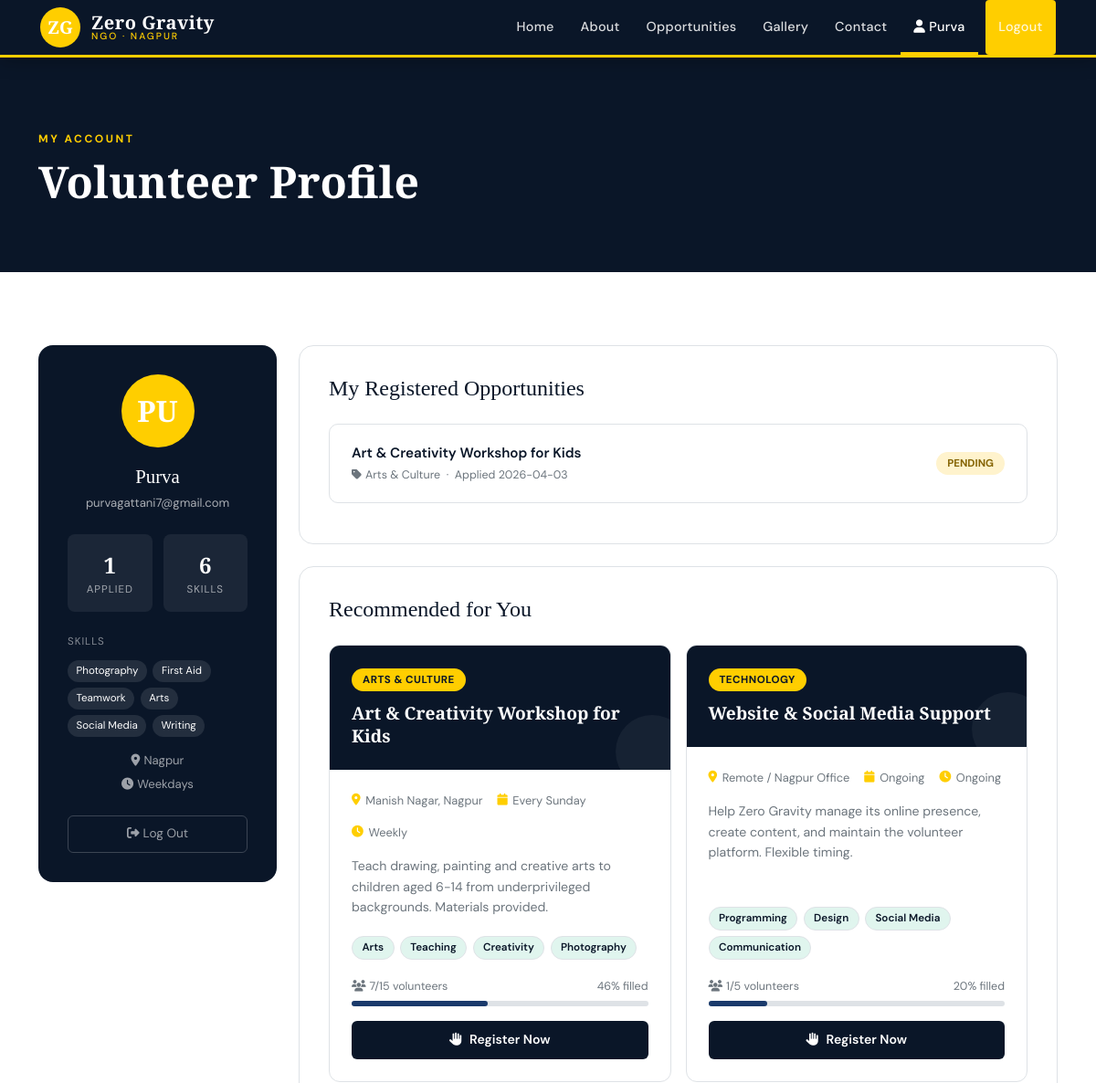
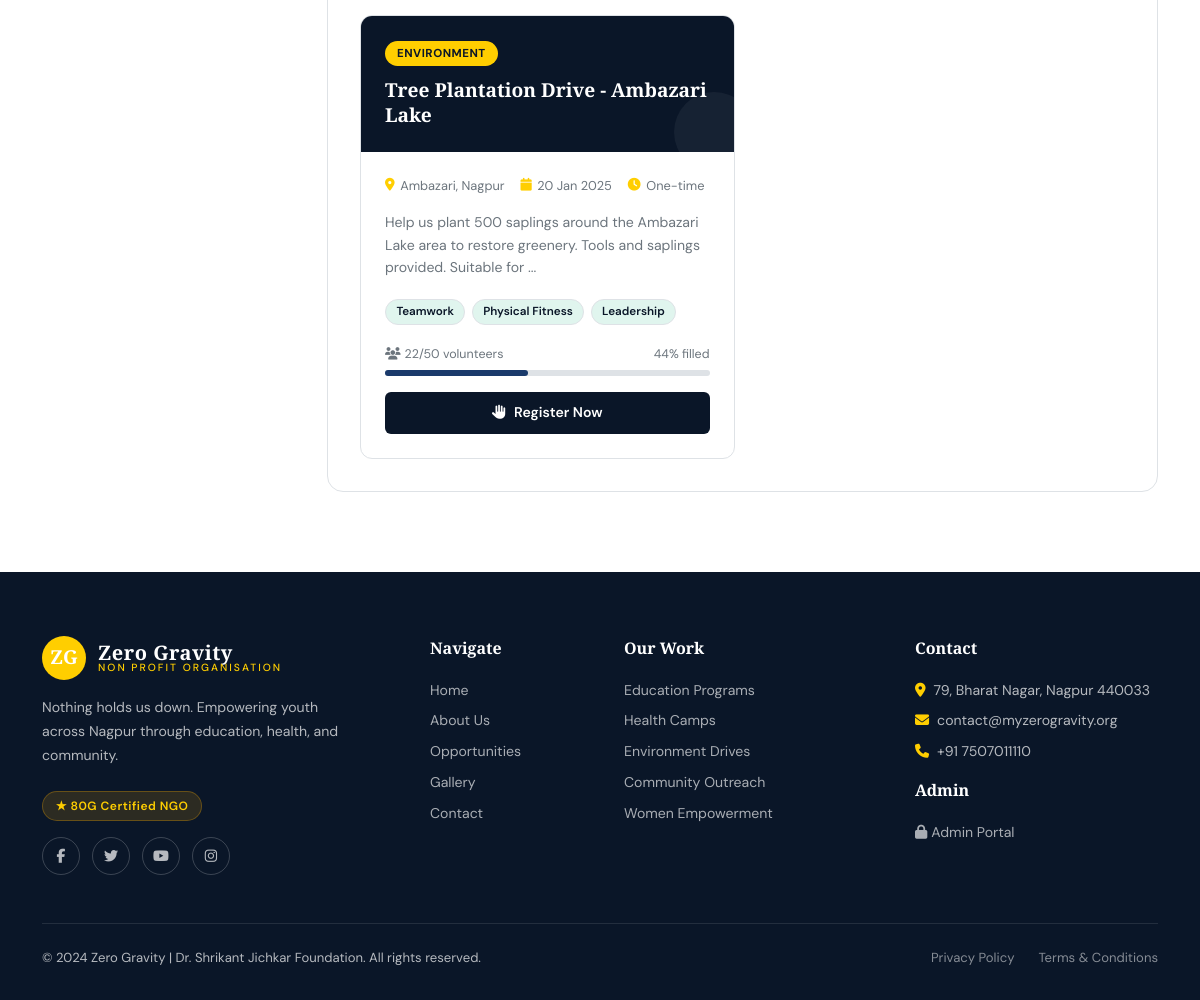
The page /profile (signed in) on the database its author committed (2 pictures, top to bottom).
### tables this page shows
CREATE TABLE volunteers (
        id INTEGER PRIMARY KEY AUTOINCREMENT,
        name TEXT NOT NULL,
        email TEXT UNIQUE NOT NULL,
        phone TEXT,
        city TEXT DEFAULT 'Nagpur',
        age_group TEXT,
        availability TEXT,
        skills TEXT,
        interests TEXT,
        bio TEXT,
        join_date TEXT DEFAULT CURRENT_DATE
    , password TEXT NOT NULL DEFAULT '', reset_code TEXT, reset_expiry REAL);

CREATE TABLE applications (
        id INTEGER PRIMARY KEY AUTOINCREMENT,
        volunteer_id INTEGER,
        opportunity_id INTEGER,
        volunteer_name TEXT,
        volunteer_email TEXT,
        opp_title TEXT,
        opp_category TEXT,
        reason TEXT,
        experience TEXT,
        status TEXT DEFAULT 'pending',
        applied_date TEXT DEFAULT CURRENT_DATE,
        FOREIGN KEY(volunteer_id) REFERENCES volunteers(id),
        FOREIGN KEY(opportunity_id) REFERENCES opportunities(id)
    );

CREATE TABLE opportunities (
        id INTEGER PRIMARY KEY AUTOINCREMENT,
        title TEXT NOT NULL,
        category TEXT NOT NULL,
        location TEXT,
        schedule TEXT,
        duration TEXT,
        slots INTEGER DEFAULT 10,
        registered INTEGER DEFAULT 0,
        skills_required TEXT,
        description TEXT,
        contact_person TEXT,
        posted_date TEXT DEFAULT CURRENT_DATE,
        is_active INTEGER DEFAULT 1
    );

### app.py (the view)
@app.route('/profile')
@login_required
def profile():
    db = get_db()
    vol = db.execute('SELECT * FROM volunteers WHERE id=?', (session['volunteer_id'],)).fetchone()
    my_apps = db.execute('''SELECT a.*, o.location, o.schedule
        FROM applications a JOIN opportunities o ON a.opportunity_id=o.id
        WHERE a.volunteer_id=?''', (session['volunteer_id'],)).fetchall()
    user_skills = [s.strip() for s in (vol['skills'] or '').split(',') if s.strip()]
    all_opps = db.execute('SELECT * FROM opportunities WHERE is_active=1').fetchall()
    recommended = []
    for o in all_opps:
        opp_skills = set(s.strip() for s in (o['skills_required'] or '').split(','))
        if any(s in opp_skills for s in user_skills):
            recommended.append(o)
    recommended = recommended[:3]
    db.close()
    return render_template('profile.html',
        vol=vol, my_apps=my_apps, recommended=recommended,
        current_user=session.get('volunteer_name'))

### app.py (called while the page is built)
def get_db():
    conn = sqlite3.connect(DATABASE)
    conn.row_factory = sqlite3.Row
    return conn

def login_required(f):
    @wraps(f)
    def decorated(*args, **kwargs):
        if 'volunteer_id' not in session:
            flash('Please log in to continue.', 'warning')
            return redirect(url_for('login'))
        return f(*args, **kwargs)
    return decorated

### templates/profile.html (shortened to what this page needs)
{% extends "base.html" %}
{% block content %}
<div style="background:var(--zg-deep);padding:5rem 0 3rem;"><div class="container">
  <div class="section-label" style="color:var(--zg-gold);">My Account</div>
  <h1 class="hero-title" style="font-size:clamp(2rem,5vw,3rem);">Volunteer Profile</h1>
</div></div>
<section class="section"><div class="container"><div class="row g-4">
  <div class="col-lg-3">
    <div class="profile-sidebar">
      <div class="profile-avatar">{{ vol['name'][:2].upper() }}</div>
      <div class="profile-name">{{ vol['name'] }}</div>
      <div class="profile-email">{{ vol['email'] }}</div>
      <div style="display:grid;grid-template-columns:1fr 1fr;gap:0.75rem;margin-top:1.5rem;">
        <div class="profile-stat">
          <div class="profile-stat-num">{{ my_apps|length }}</div>
          <div class="profile-stat-label">Applied</div>
        </div>
        <div class="profile-stat">
          <div class="profile-stat-num">{{ vol['skills'].split(',')|length if vol['skills'] else 0 }}</div>
          <div class="profile-stat-label">Skills</div>
        </div>
      </div>
      {% if vol['skills'] %}
      <div style="margin-top:1.5rem;text-align:left;">
        <div style="font-size:0.72rem;opacity:0.5;text-transform:uppercase;letter-spacing:1px;margin-bottom:0.75rem;">Skills</div>
        <div style="display:flex;flex-wrap:wrap;gap:0.4rem;">
          {% for s in vol['skills'].split(',') %}
          <span style="background:rgba(255,255,255,0.1);color:#fff;padding:0.2rem 0.6rem;border-radius:100px;font-size:0.72rem;">{{ s.strip() }}</span>
          {% endfor %}
        </div>
      </div>
      {% endif %}
      {% if vol['city'] %}<div style="margin-top:1rem;font-size:0.82rem;opacity:0.6;"><i class="fas fa-map-marker-alt me-1"></i>{{ vol['city'] }}</div>{% endif %}
      {% if vol['availability'] %}<div style="font-size:0.82rem;opacity:0.6;margin-top:0.4rem;"><i class="fas fa-clock me-1"></i>{{ vol['availability'] }}</div>{% endif %}
      <a href="{{ url_for('logout') }}" style="display:block;width:100%;margin-top:1.5rem;background:transparent;border:1px solid rgba(255,255,255,0.2);color:rgba(255,255,255,0.6);padding:0.6rem;border-radius:6px;text-align:center;text-decoration:none;font-size:0.85rem;transition:all 0.2s;">
        <i class="fas fa-sign-out-alt me-1"></i>Log Out
      </a>
    </div>
  </div>
  <div class="col-lg-9">
    <div style="background:#fff;border:1px solid var(--zg-border);border-radius:16px;padding:2rem;margin-bottom:1.5rem;">
      <h4 style="font-family:var(--ff-head);margin-bottom:1.5rem;">My Registered Opportunities</h4>
      {% if my_apps %}
      {% for app in my_apps %}
      <div style="background:#fff;border:1px solid var(--zg-border);border-radius:10px;padding:1.25rem 1.5rem;display:flex;justify-content:space-between;align-items:center;margin-bottom:0.75rem;">
        <div>
          <div style="font-weight:600;font-size:0.95rem;margin-bottom:0.25rem;">{{ app['opp_title'] }}</div>
          <div style="font-size:0.78rem;color:var(--zg-gray);"><i class="fas fa-tag me-1"></i>{{ app['opp_category'] }} &nbsp;·&nbsp; Applied {{ app['applied_date'] }}</div>
        </div>
        <span style="padding:0.25rem 0.75rem;border-radius:100px;font-size:0.72rem;font-weight:700;text-transform:uppercase;
          background:{% if app['status']=='approved' %}#d4edda{% elif app['status']=='rejected' %}#f8d7da{% else %}#fff3cd{% endif %};
          color:{% if app['status']=='approved' %}#155724{% elif app['status']=='rejected' %}#721c24{% else %}#856404{% endif %};">
          {{ app['status'] }}
        </span>
      </div>
      {% endfor %}
      {% endif %}
    </div>
    {% if recommended %}
    <div style="background:#fff;border:1px solid var(--zg-border);border-radius:16px;padding:2rem;">
      <h4 style="font-family:var(--ff-head);margin-bottom:1.5rem;">Recommended for You</h4>
      <div class="row g-3">
        {% for opp in recommended %}
        <div class="col-md-6">{% include 'partials/opp_card.html' %}</div>
        {% endfor %}
      </div>
    </div>
    {% endif %}
  </div>
</div></div></section>
{% endblock %}

### templates/partials/opp_card.html
<div class="opp-card">
  <div class="opp-card-header">
    <div class="opp-category">{{ opp['category'] }}</div>
    <div class="opp-title">{{ opp['title'] }}</div>
  </div>
  <div class="opp-card-body">
    <div class="opp-meta">
      <span class="opp-meta-item"><i class="fas fa-map-marker-alt"></i>{{ opp['location'] }}</span>
      <span class="opp-meta-item"><i class="fas fa-calendar"></i>{{ opp['schedule'] }}</span>
      <span class="opp-meta-item"><i class="fas fa-clock"></i>{{ opp['duration'] }}</span>
    </div>
    <p class="opp-desc">{{ opp['description'][:120] }}{% if opp['description']|length > 120 %}...{% endif %}</p>
    <div class="skill-tags">
      {% for skill in opp['skills_required'].split(',') %}
      <span class="skill-tag">{{ skill.strip() }}</span>
      {% endfor %}
    </div>
    {% set pct = ((opp['registered'] / opp['slots']) * 100)|int if opp['slots'] > 0 else 0 %}
    <div style="margin-bottom:1rem;">
      <div style="display:flex;justify-content:space-between;font-size:0.78rem;color:var(--zg-gray);margin-bottom:0.4rem;">
        <span><i class="fas fa-users me-1"></i>{{ opp['registered'] }}/{{ opp['slots'] }} volunteers</span>
        <span>{{ pct }}% filled</span>
      </div>
      <div style="background:var(--zg-border);border-radius:100px;height:6px;">
        <div style="background:{% if pct > 80 %}var(--zg-accent){% else %}var(--zg-blue){% endif %};height:100%;border-radius:100px;width:{{ pct }}%;"></div>
      </div>
    </div>
    <a href="{{ url_for('apply', opp_id=opp['id']) }}" class="btn-apply">
      {% if opp['registered'] >= opp['slots'] %}⚠ Fully Booked{% else %}<i class="fas fa-hand-paper me-2"></i>Register Now{% endif %}
    </a>
  </div>
</div>

### static/css/style.css (style rules this page uses)
:root { --zg-deep: #0a1628; --zg-blue: #1a3a6b; --zg-accent: #FFCE00; --zg-gold: #FFCE00; --zg-light: #E0F5EE; --zg-white: #ffffff; --zg-gray: #6c757d; --zg-border: #dee2e6; --ff-head: 'Playfair Display', serif; --ff-body: 'DM Sans', sans-serif; }
*, *::before, *::after { box-sizing: border-box; margin: 0; padding: 0; }
body { font-family: var(--ff-body); background: var(--zg-white); color: var(--zg-deep); overflow-x: hidden; }
.hero-title { font-family: var(--ff-head); font-size: clamp(2.5rem, 6vw, 4.5rem); font-weight: 900; color: #fff; line-height: 1.1; margin-bottom: 1.5rem; animation: fadeDown 0.7s 0.1s ease both; }
.section { padding: 5rem 0; }
.section-label { font-size: 0.75rem; font-weight: 700; letter-spacing: 2.5px; text-transform: uppercase; color: var(--zg-accent); margin-bottom: 0.75rem; }
.opp-card { background: #fff; border: 1px solid var(--zg-border); border-radius: 12px; overflow: hidden; transition: all 0.28s; height: 100%; display: flex; flex-direction: column; }
.opp-card-header { background: var(--zg-deep); padding: 1.5rem; position: relative; overflow: hidden; }
.opp-card-header::after { content: ''; position: absolute; right: -20px; bottom: -20px; width: 80px; height: 80px; border-radius: 50%; background: rgba(255,255,255,0.05); }
.opp-category { display: inline-block; background: var(--zg-accent); color: var(--zg-deep); padding: 0.25rem 0.75rem; border-radius: 100px; font-size: 0.72rem; font-weight: 700; letter-spacing: 0.5px; text-transform: uppercase; margin-bottom: 0.75rem; }
.opp-title { font-family: var(--ff-head); font-size: 1.2rem; color: #fff; font-weight: 700; line-height: 1.3; }
.opp-card-body { padding: 1.5rem; flex: 1; display: flex; flex-direction: column; }
.opp-meta { display: flex; gap: 1rem; flex-wrap: wrap; margin-bottom: 1rem; }
.opp-meta-item { font-size: 0.8rem; color: var(--zg-gray); display: flex; align-items: center; gap: 0.35rem; }
.opp-meta-item i { color: var(--zg-accent); }
.opp-desc { font-size: 0.88rem; color: var(--zg-gray); line-height: 1.6; margin-bottom: 1.25rem; flex: 1; }
.skill-tags { display: flex; flex-wrap: wrap; gap: 0.4rem; margin-bottom: 1.25rem; }
.skill-tag { background: var(--zg-light); color: var(--zg-deep); padding: 0.2rem 0.65rem; border-radius: 100px; font-size: 0.73rem; font-weight: 600; border: 1px solid var(--zg-border); }
.btn-apply { background: var(--zg-deep); color: #fff; border: none; padding: 0.65rem 1.5rem; border-radius: 6px; font-weight: 600; font-size: 0.88rem; cursor: pointer; width: 100%; transition: all 0.2s; text-align: center; text-decoration: none; display: block; }
.profile-sidebar { background: var(--zg-deep); border-radius: 16px; padding: 2rem; color: #fff; text-align: center; }
.profile-avatar { width: 80px; height: 80px; border-radius: 50%; background: var(--zg-accent); display: flex; align-items: center; justify-content: center; font-family: var(--ff-head); font-size: 2rem; color: #fff; font-weight: 900; margin: 0 auto 1rem; }
.profile-name { font-family: var(--ff-head); font-size: 1.3rem; margin-bottom: 0.25rem; }
.profile-email { font-size: 0.82rem; opacity: 0.65; margin-bottom: 1.5rem; }
.profile-stat { text-align: center; padding: 1rem; background: rgba(255,255,255,0.07); border-radius: 8px; }
.profile-stat-num { font-family: var(--ff-head); font-size: 1.5rem; font-weight: 900; }
.profile-stat-label { font-size: 0.72rem; opacity: 0.6; text-transform: uppercase; letter-spacing: 1px; }

### rows shown on the page
volunteers: name "PU", name "Purva", email "purvagattani7@gmail.com", city "Nagpur", availability "Weekdays"
applications: opp_title "Art & Creativity Workshop for Kids", opp_category "Arts & Culture", applied_date "2026-04-03", status "PENDING"
opportunities: category "ARTS & CULTURE", title "Art & Creativity Workshop for Kids", location "Manish Nagar, Nagpur", schedule "Every Sunday", duration "Weekly", description "Teach drawing, painting and creative arts to children aged 6-14 from underprivileged backgrounds. Materials provided.", strip "Arts" "Teaching" "Creativity" "Photography", registered "7", slots "15", pct "46", shows "Register Now"
opportunities: category "TECHNOLOGY", title "Website & Social Media Support", location "Remote / Nagpur Office", schedule "Ongoing", duration "Ongoing", description "Help Zero Gravity manage its online presence, create content, and maintain the volunteer platform. Flexible timing.", strip "Programming" "Design" "Social Media" "Communication", registered "1", slots "5", pct "20", shows "Register Now"
opportunities: category "ENVIRONMENT", title "Tree Plantation Drive - Ambazari Lake", location "Ambazari, Nagpur", schedule "20 Jan 2025", duration "One-time", description "Help us plant 500 saplings around the Ambazari Lake area to restore greenery. Tools and saplings provided. Suitable for", strip "Teamwork" "Physical Fitness" "Leadership", registered "22", slots "50", pct "44", shows "Register Now"

### other values the page prints
{{ current_user.split()[0] }} "Purva"
{{ my_apps|length }} "1"
{{ vol['skills'].split(',')|length if vol['skills'] else 0 }} "6"
{{ s.strip() }} "Photography" "First Aid" "Teamwork" "Arts" "Social Media" "Writing"
